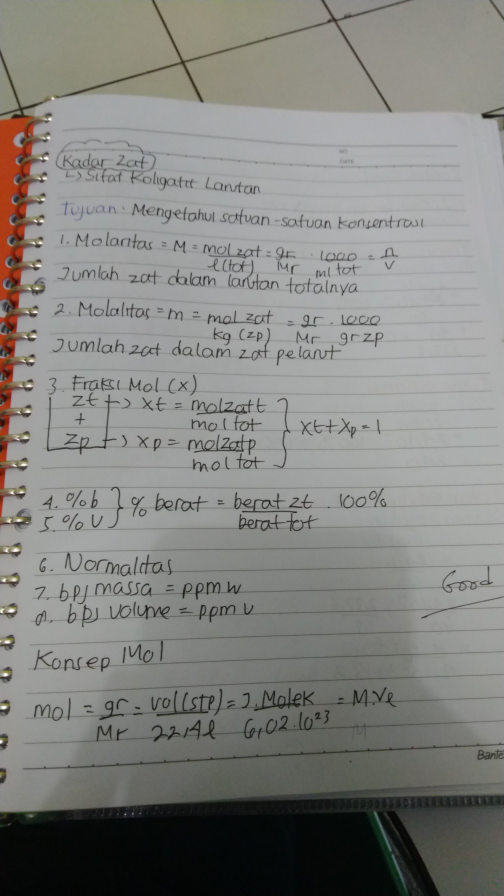
#> input picture src/preprocessor/data/2.jpg, 1512 x 2688 px, found by its file name (shown at 1/3 size)
$ python image_preprocessor.py
#> lines starting #> are read from the running program, lines starting #| are printed output that depends on the picture; after the words box and inside, x2 and y2 are one past the last pixel; in counts of white or black regions, pixels touching at a corner belong together
__author__ = "Nicholas Juan Kalvin P., Muhammad Aulia, and Peter Maxwell"
__copyright__ = "Copyright 2007, The Cogent Project"
__credits__ = ["Rob Knight", "Peter Maxwell", "Gavin Huttley",
                    "Matthew Wakefield"]
__license__ = "GPL"
__version__ = "1.0.1"
__maintainer__ = "Rob Knight"
__email__ = "rob@spot.colorado.edu"
__status__ = "Production"

import cv2
import numpy as np
import os
import glob
import matplotlib.pyplot as plt

class ImagePreprocessor:
    def __init__(self, size=(1080, 1920), beta_value=50):
        self.size = size
        self.beta_value = beta_value

    # [106 lines left out: functions resize_image, denoise_image, adjust_contrast, adjust_brightness, deskew_image, perspective_correction and 1 more, not called in this run]

    def binarize_image(self, image_path, output_path):
        image = cv2.imread(image_path, 0)
        binarized_image = cv2.adaptiveThreshold(image, 255, cv2.ADAPTIVE_THRESH_GAUSSIAN_C, cv2.THRESH_BINARY, 15, 3)
        cv2.imwrite(output_path, binarized_image)

    def greyscale_image(self, image_path, output_path):
#> called with image_path = 'src/preprocessor/data/2.jpg', output_path = 'src/preprocessor/results/greyscaled.jpg'
        image = cv2.imread(image_path)
#> image is the input picture: shape (2688, 1512, 3); mean B, G, R 128.6, 132.2, 132.1
        greyscale_image = cv2.cvtColor(image, cv2.COLOR_BGR2GRAY)
        cv2.imwrite(output_path, greyscale_image)

    # [16 lines left out: functions histogram_equalization, clahe, unsharp_masking, not called in this run]

    def delete_jpg_files(self, directory):
        files = glob.glob(os.path.join(directory, '*.jpg'))
        for f in files:
            os.remove(f)

    def apply_bilateral_filter(self, image_path, output_path, d=25, sigmaColor=100, sigmaSpace=100):
        # Read the input image
#> called with image_path = 'src/preprocessor/results/greyscaled.jpg', output_path = 'src/preprocessor/results/bilateral.jpg', d = 25, sigmaColor = 100, sigmaSpace = 100
        image = cv2.imread(image_path)
#> image: shape (2688, 1512, 3); min 2, max 255, mean 131.7

        # Apply bilateral filter
        filtered_image = cv2.bilateralFilter(image, d, sigmaColor, sigmaSpace)
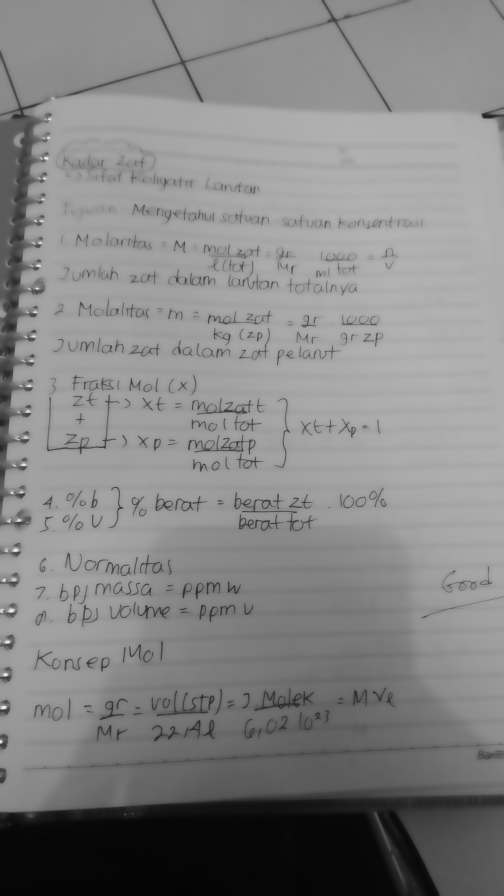
#> filtered_image: shape (2688, 1512, 3) (shown at 1/3 size); min 4, max 240, mean 132.2

        # Save the result
        cv2.imwrite(output_path, filtered_image)

        # Display the original and filtered images
        original = cv2.cvtColor(image, cv2.COLOR_BGR2RGB)
        filtered = cv2.cvtColor(filtered_image, cv2.COLOR_BGR2RGB)

        plt.figure(figsize=(12, 6))
        plt.subplot(1, 2, 1)
        plt.title('Original Image')
        plt.imshow(original)
        plt.axis('off')

        plt.subplot(1, 2, 2)
        plt.title('Bilateral Filtered Image')
        plt.imshow(filtered)
        plt.axis('off')

        plt.show()
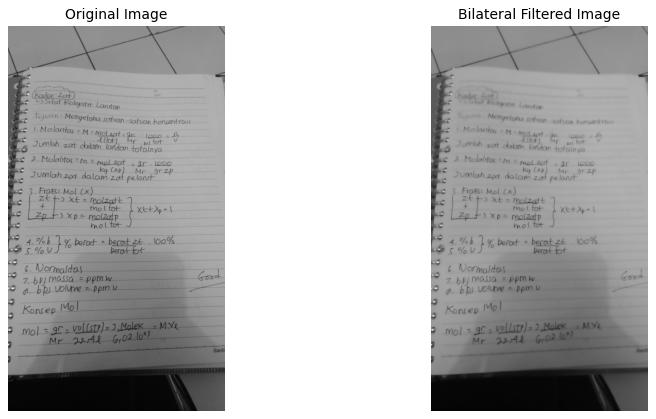
#> figure drawn by matplotlib, 2 panels


# Usage Example
if __name__ == "__main__":
    preprocessor = ImagePreprocessor()

    inputimg = "src/preprocessor/data/2.jpg"
    outputdir = "src/preprocessor/results/"
    preprocessor.delete_jpg_files(outputdir)

    # [8 lines of commented-out code are left out]

    preprocessor.greyscale_image(inputimg, (outputdir + "greyscaled" + ".jpg"))
    # preprocessor.clahe((outputdir + "greyscaled" + ".jpg"), (outputdir + "clahe" + ".jpg"))
    # preprocessor.adjust_brightness((outputdir + "greyscaled" + ".jpg"), (outputdir + "brightness" + ".jpg"))
    preprocessor.apply_bilateral_filter(image_path=(outputdir + "greyscaled" + ".jpg"), output_path=(outputdir + "bilateral" + ".jpg"))

    # preprocessor.unsharp_masking((outputdir + "clahe" + ".jpg"), (outputdir + "um" + ".jpg"))
    preprocessor.binarize_image((outputdir + "bilateral" + ".jpg"), (outputdir + "binarized" + ".jpg"))
#> in binarize_image, `binarized_image = cv2.adaptiveThreshold(image, 255, cv2.ADAPTIVE_THRES..`:
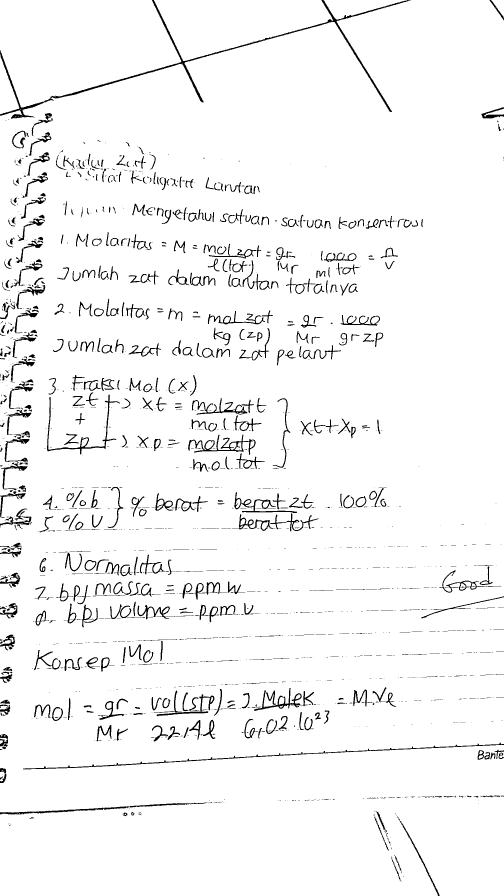
#> binarized_image: shape (2688, 1512) (shown at 1/3 size); 96% white; 1836 black regions (1229 under 20 px), largest, box (x1, y1, x2, y2) and area: (0, 0, 1230, 356) 11696, (69, 2228, 1512, 2308) 4275, (564, 1303, 767, 1365) 2452

    # preprocessor.histogram_equalization((outputdir + "um" + ".jpg"), (outputdir + "he" + ".jpg"))

$ run again, with src/preprocessor/data/1.jpg copied over src/preprocessor/data/2.jpg
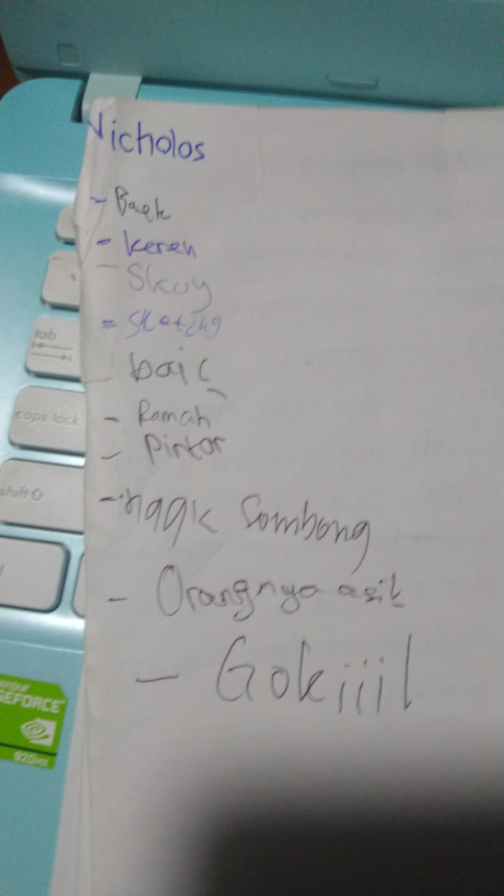
#> input picture src/preprocessor/data/1.jpg, 1512 x 2688 px, found by its file name (shown at 1/3 size)
#> in greyscale_image, image is the input picture: shape (2688, 1512, 3); mean B, G, R 144, 145.4, 138.3
#> in apply_bilateral_filter, `plt.show()`:
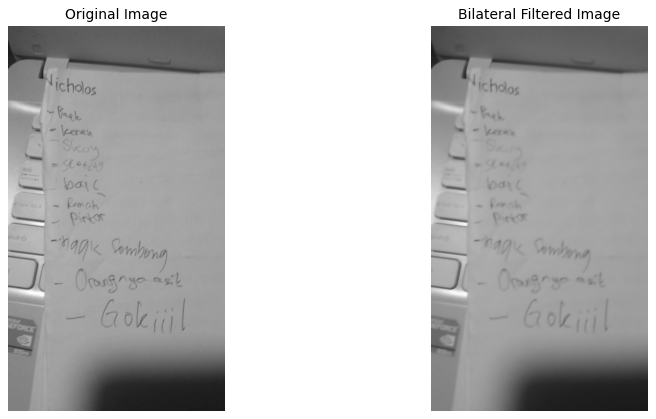
#> figure drawn by matplotlib, 2 panels
#> in binarize_image, `binarized_image = cv2.adaptiveThreshold(image, 255, cv2.ADAPTIVE_THRES..`:
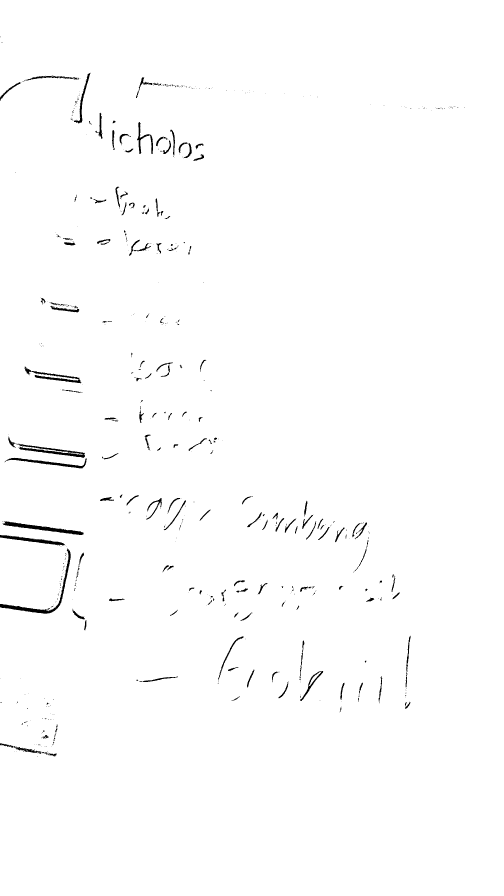
#> binarized_image: shape (2688, 1512) (shown at 1/3 size); 99% white; 686 black regions (511 under 20 px), largest, box (x1, y1, x2, y2) and area: (0, 1644, 212, 1841) 2917, (10, 1564, 251, 1605) 2592, (52, 1331, 255, 1374) 2348

$ run again, with src/preprocessor/data/10.jpg copied over src/preprocessor/data/2.jpg
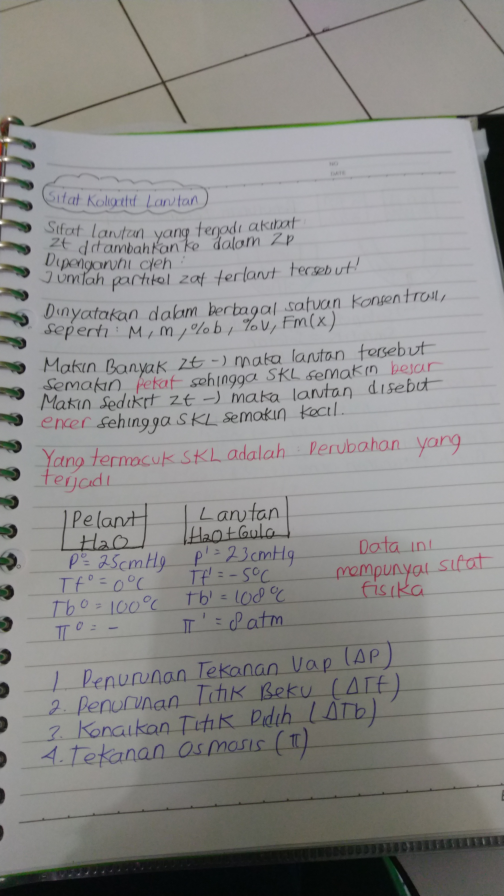
#> input picture src/preprocessor/data/10.jpg, 1512 x 2688 px, found by its file name (shown at 1/3 size)
#> in greyscale_image, image is the input picture: shape (2688, 1512, 3); mean B, G, R 138, 139.4, 140.3
#> in apply_bilateral_filter, `plt.show()`:
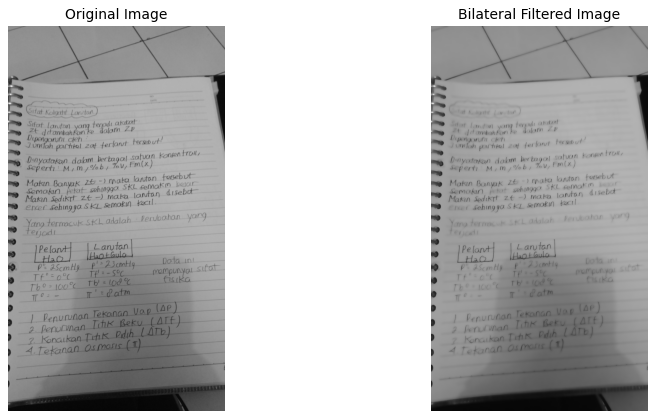
#> figure drawn by matplotlib, 2 panels
#> in binarize_image, `binarized_image = cv2.adaptiveThreshold(image, 255, cv2.ADAPTIVE_THRES..`:
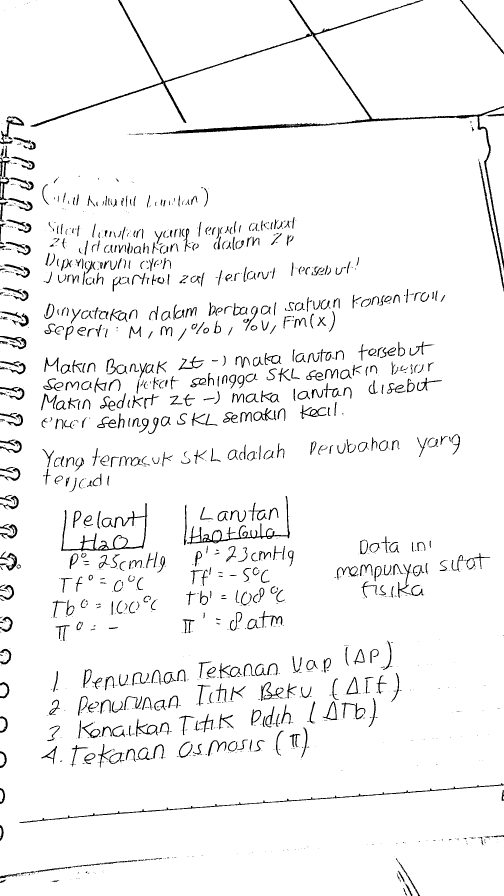
#> binarized_image: shape (2688, 1512) (shown at 1/3 size); 95.6% white; 1720 black regions (984 under 20 px), largest, box (x1, y1, x2, y2) and area: (91, 0, 1512, 811) 20061, (58, 2349, 1512, 2469) 4368, (184, 1509, 443, 1654) 4112

$ run again, with src/preprocessor/data/11.jpg copied over src/preprocessor/data/2.jpg
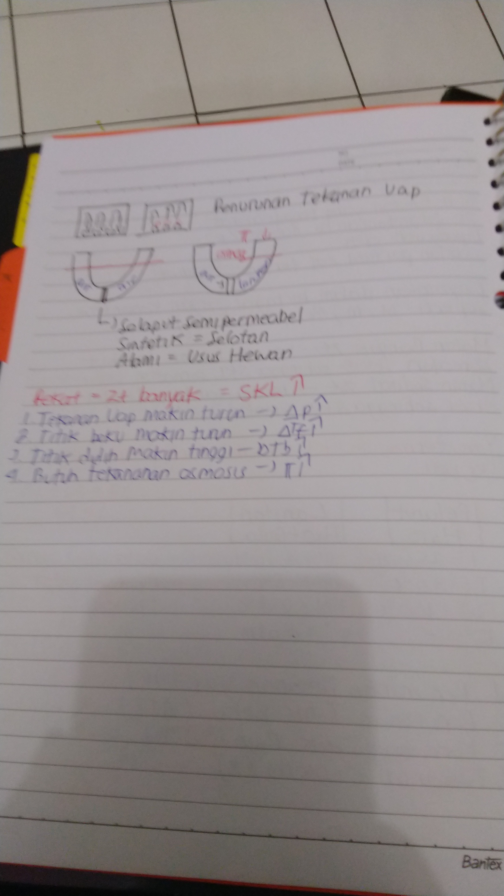
#> input picture src/preprocessor/data/11.jpg, 1512 x 2688 px, found by its file name (shown at 1/3 size)
#> in greyscale_image, image is the input picture: shape (2688, 1512, 3); mean B, G, R 142.7, 143.2, 150.3
#> in apply_bilateral_filter, `plt.show()`:
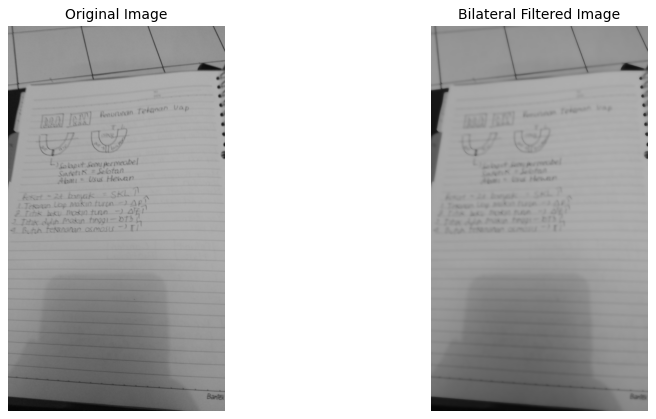
#> figure drawn by matplotlib, 2 panels
#> in binarize_image, `binarized_image = cv2.adaptiveThreshold(image, 255, cv2.ADAPTIVE_THRES..`:
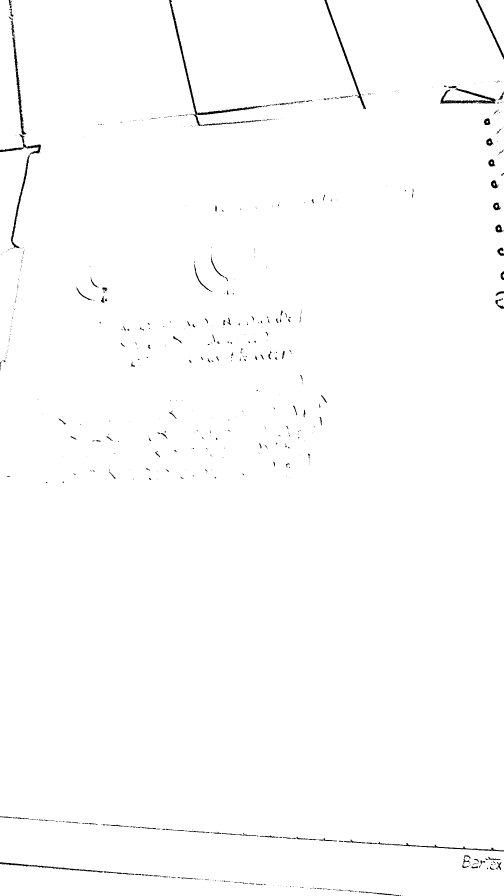
#> binarized_image: shape (2688, 1512) (shown at 1/3 size); 99.2% white; 774 black regions (604 under 20 px), largest, box (x1, y1, x2, y2) and area: (507, 0, 786, 378) 3430, (0, 403, 123, 745) 2729, (1320, 265, 1489, 311) 2205
